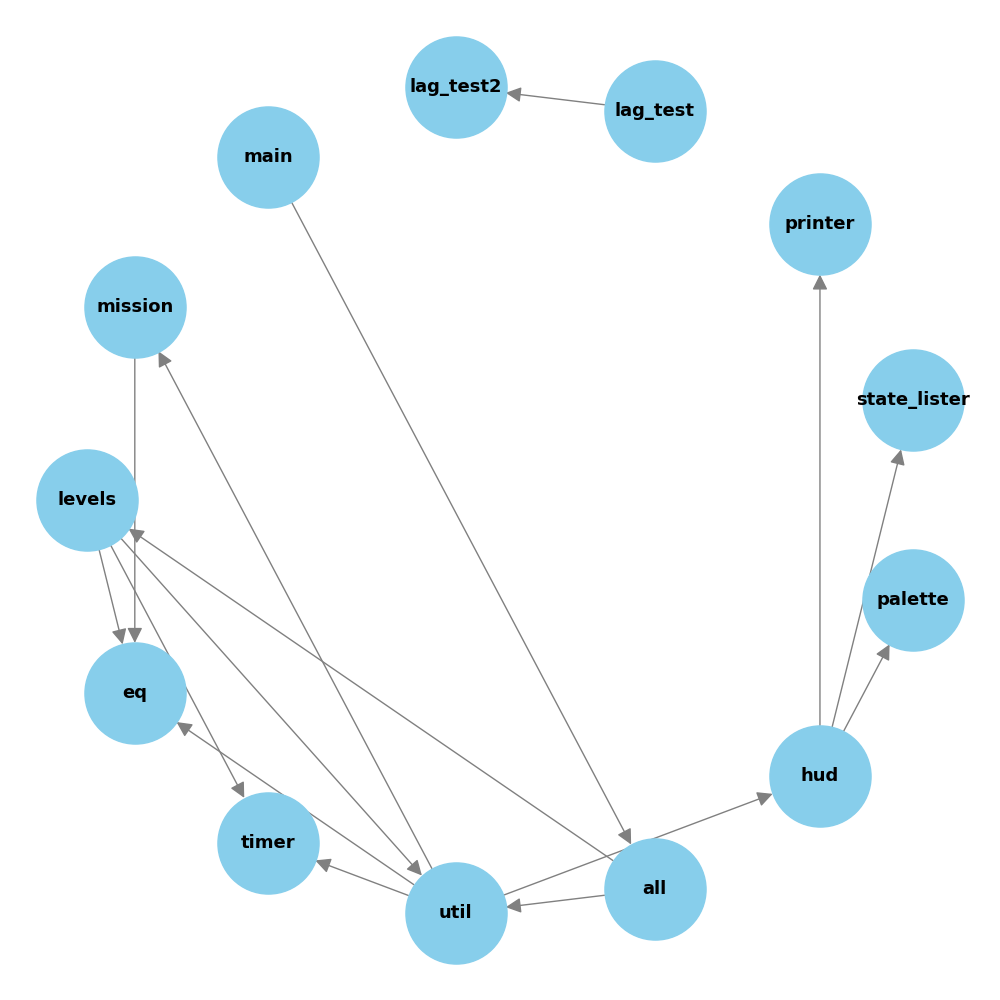

The script that saved this image:
# pylint: disable=C0301, C0114, C0116, W0621

import os
import re
import networkx as nx
import matplotlib.pyplot as plt


def read_files(directory):
    files_content = {}
    for filename in os.listdir(directory):
        if filename.endswith(".txt"):
            with open(os.path.join(directory, filename), "r", encoding="utf-8") as file:
                files_content[filename] = file.read()
    return files_content


def extract_dependencies(files_content):
    dependency_pattern = re.compile(r"(import|new) UserScript/(\w+)")
    dependencies = {}
    for filename, content in files_content.items():
        dependencies[filename] = set()
        for match in dependency_pattern.finditer(content):
            dependency = f"{match.group(2)}.txt"
            if dependency not in [filename, "s.txt"]:  # Exclude self and s.txt dependencies
                dependencies[filename].add(dependency)
    return dependencies


def simplify_dependencies(dependencies):
    simplified = {}
    for file, deps in dependencies.items():
        if len(deps) == 1:
            dep = next(iter(deps))
            if dependencies.get(dep) == {file}:
                # Merge file and dep into a single node
                new_node = f"{file.replace('.txt', '')}-{dep.replace('.txt', '')}"
                simplified[new_node] = {new_node}
                continue
        simplified[file] = deps
    return simplified


def build_dependency_graph(dependencies):
    graph = nx.DiGraph()
    level_files = {f"{i:02}_".format(i) for i in range(8)}  # Set of level file prefixes

    for file, deps in dependencies.items():
        node = (
            "levels"
            if any(file.startswith(prefix) for prefix in level_files)
            else file.replace(".txt", "")
        )
        for dep in deps:
            dep_node = (
                "levels"
                if any(dep.startswith(prefix) for prefix in level_files)
                else dep.replace(".txt", "")
            )
            if dep_node != "s":  # Exclude s.txt dependencies
                graph.add_edge(node, dep_node)

    # Remove self-loops that might have been created by the level grouping
    graph.remove_edges_from(nx.selfloop_edges(graph))

    return graph


def visualize_dependency_graph(graph, output_file="dependency_graph.png"):
    plt.figure(figsize=(10, 10))
    pos = nx.shell_layout(graph)  # Use shell layout to avoid overlapping nodes
    nx.draw(
        graph,
        pos,
        with_labels=True,
        node_size=5300,
        node_color="skyblue",
        font_size=13,
        font_weight="bold",
        arrowsize=23,
        edge_color="gray",
    )
    plt.title("Stonescript Dependency Graph", fontsize=15)
    plt.savefig(output_file)
    plt.show()


if __name__ == "__main__":
    DIRECTORY = r"D:\Programs\SteamLibrary\steamapps\common\Stone Story RPG\StoneScript"  # path containing Stonescript files
    files_content = read_files(DIRECTORY)
    dependencies = extract_dependencies(files_content)
    simplified_dependencies = simplify_dependencies(dependencies)
    dependency_graph = build_dependency_graph(simplified_dependencies)
    visualize_dependency_graph(dependency_graph)
